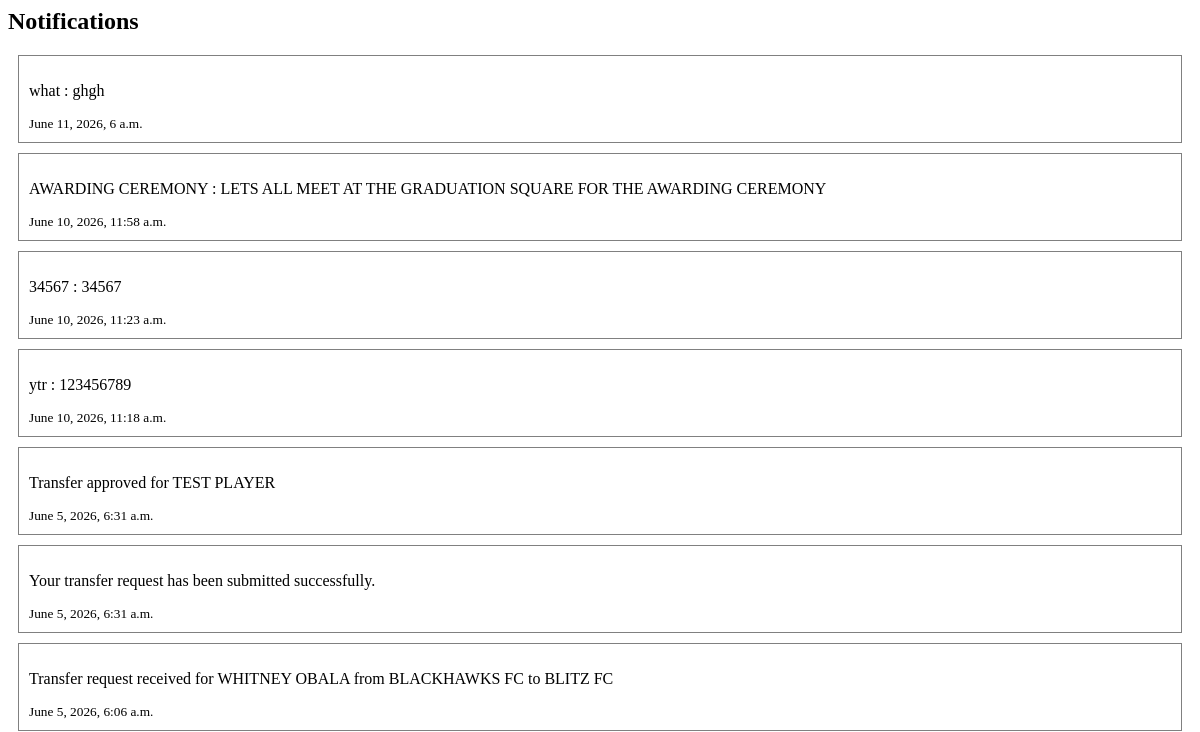
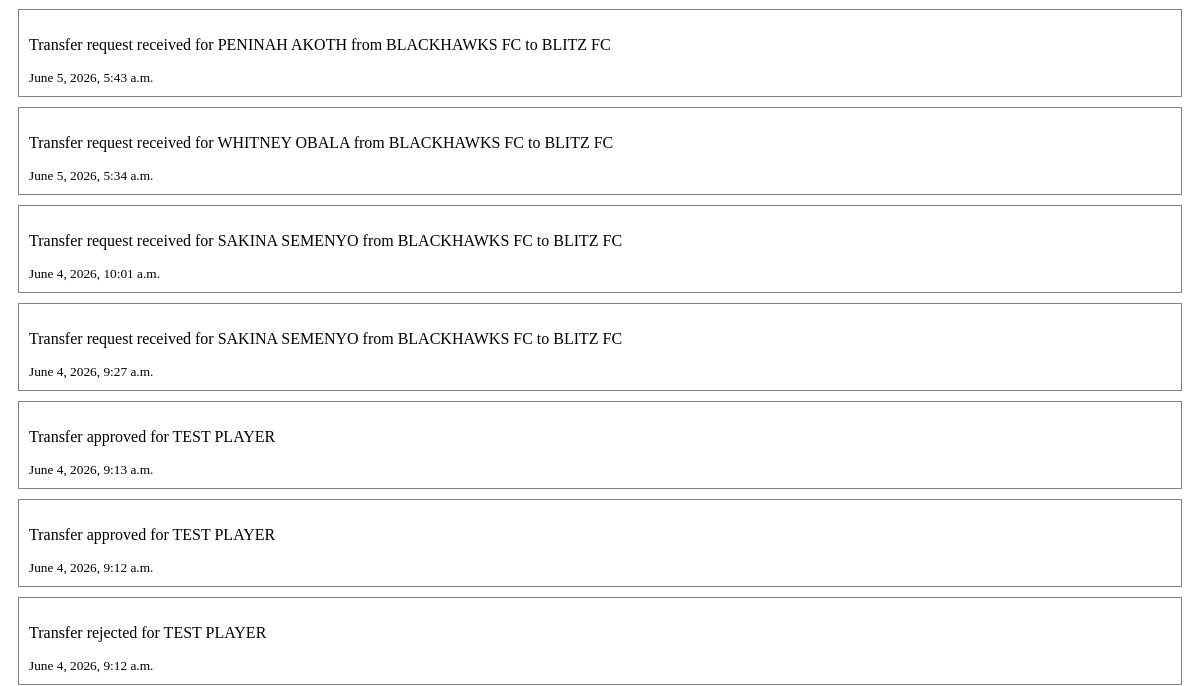
Page /notifications/ (signed in, upper part) on the earlier database version (2 pictures, top to bottom).
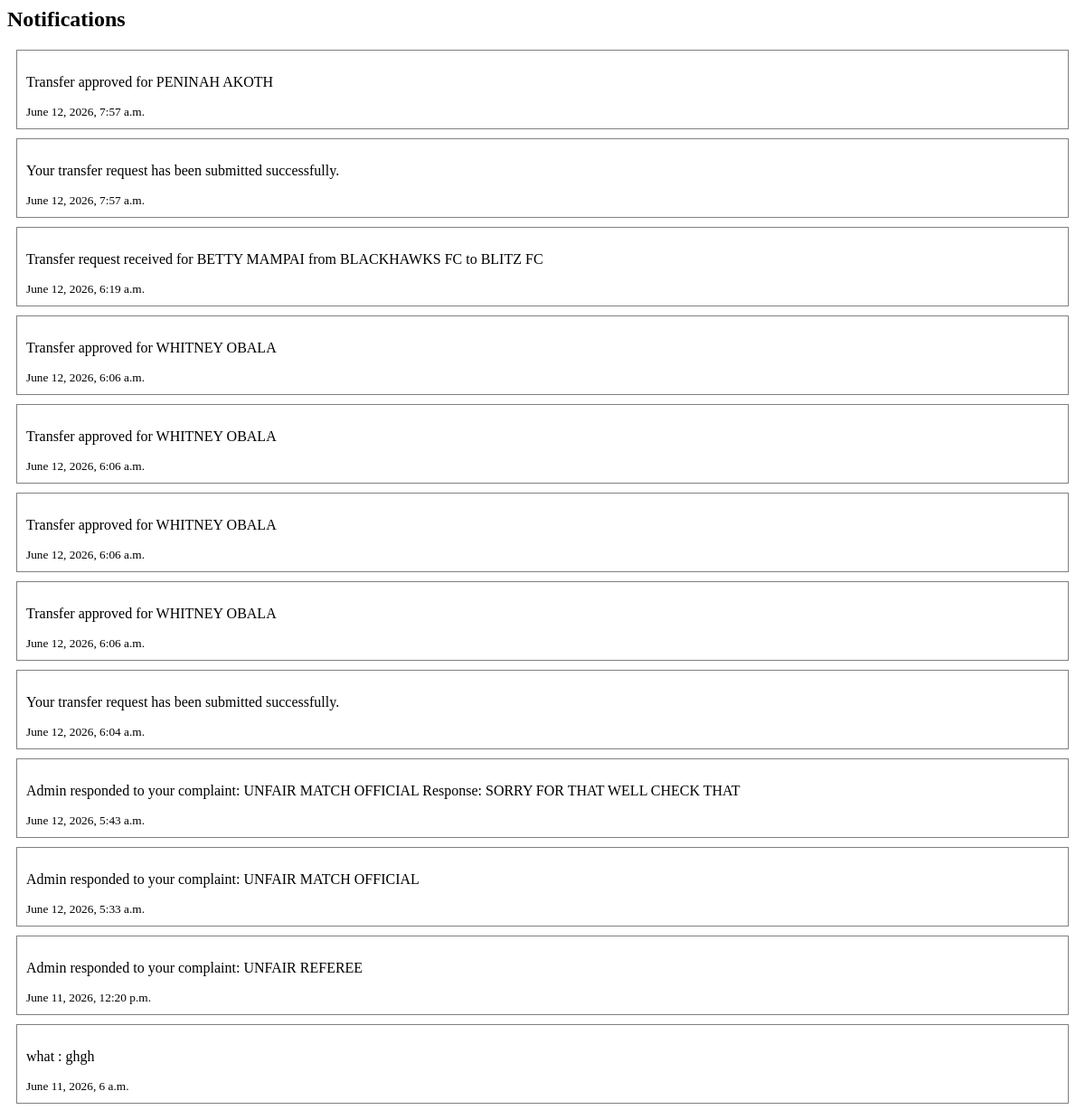
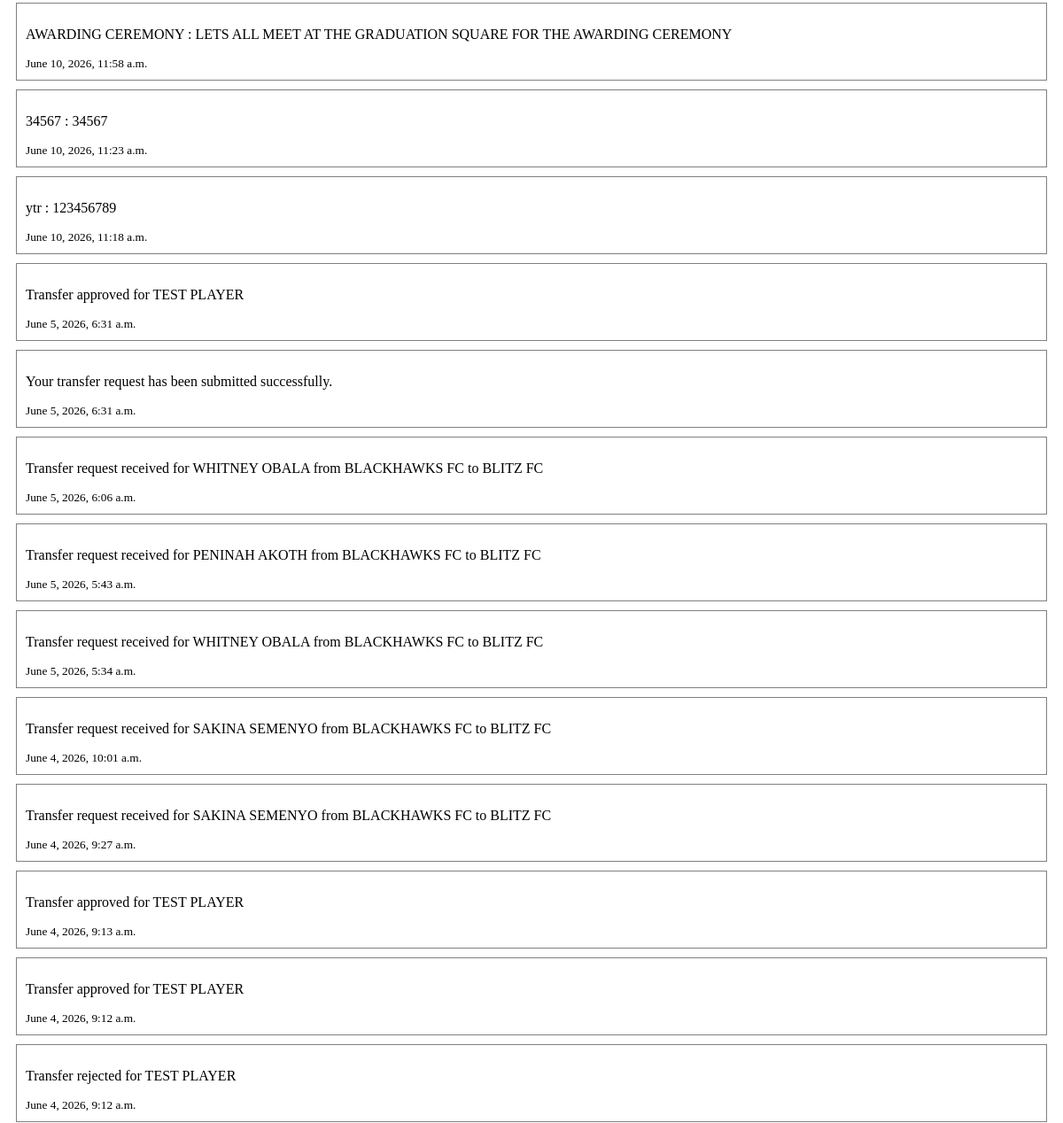
Same page on the later database version (2 pictures, top to bottom).
### notifications/models.py (models this page shows, shortened)
class Notification(models.Model):
    user = models.ForeignKey(
        CustomUser,
        on_delete=models.CASCADE
    )
    message = models.TextField()
    is_read = models.BooleanField(default=False)
    created_at = models.DateTimeField(auto_now_add=True)

### notifications/views.py (the view)
def notifications_page(request):
    notifications = Notification.objects.filter(
        user=request.user
).order_by('-created_at')
    notifications.filter(
        is_read=False
).update(is_read=True)
    unread_count = 0
    context = {
        'notifications': notifications,
        'unread_count': unread_count,
    }
    return render(
        request,
          'notifications/notifications.html',
            context
    )

### notifications/templates/notifications/notifications.html
<h2>Notifications</h2>
{% for notification in notifications %}
    <div style="border:1px solid gray; padding:10px; margin:10px;">
        <p>{{ notification.message }}</p>
        <small>{{ notification.created_at }}</small>
    </div>
{% empty %}
    <p>No notifications available.</p>
{% endfor %}

Differences in the rows shown:
added Notification: message "Transfer approved for PENINAH AKOTH", created_at "June 12, 2026, 7:57 a.m."
added Notification: message "Your transfer request has been submitted successfully.", created_at "June 12, 2026, 7:57 a.m."
added Notification: message "Transfer request received for BETTY MAMPAI from BLACKHAWKS FC to BLITZ FC", created_at "June 12, 2026, 6:19 a.m."
added Notification: message "Transfer approved for WHITNEY OBALA", created_at "June 12, 2026, 6:06 a.m."
added Notification: message "Transfer approved for WHITNEY OBALA", created_at "June 12, 2026, 6:06 a.m."
added Notification: message "Transfer approved for WHITNEY OBALA", created_at "June 12, 2026, 6:06 a.m."
added Notification: message "Transfer approved for WHITNEY OBALA", created_at "June 12, 2026, 6:06 a.m."
added Notification: message "Your transfer request has been submitted successfully.", created_at "June 12, 2026, 6:04 a.m."
added Notification: message "Admin responded to your complaint: UNFAIR MATCH OFFICIAL Response: SORRY FOR THAT WELL CHECK THAT", created_at "June 12, 2026, 5:43 a.m."
added Notification: message "Admin responded to your complaint: UNFAIR MATCH OFFICIAL", created_at "June 12, 2026, 5:33 a.m."
added Notification: message "Admin responded to your complaint: UNFAIR REFEREE", created_at "June 11, 2026, 12:20 p.m."
